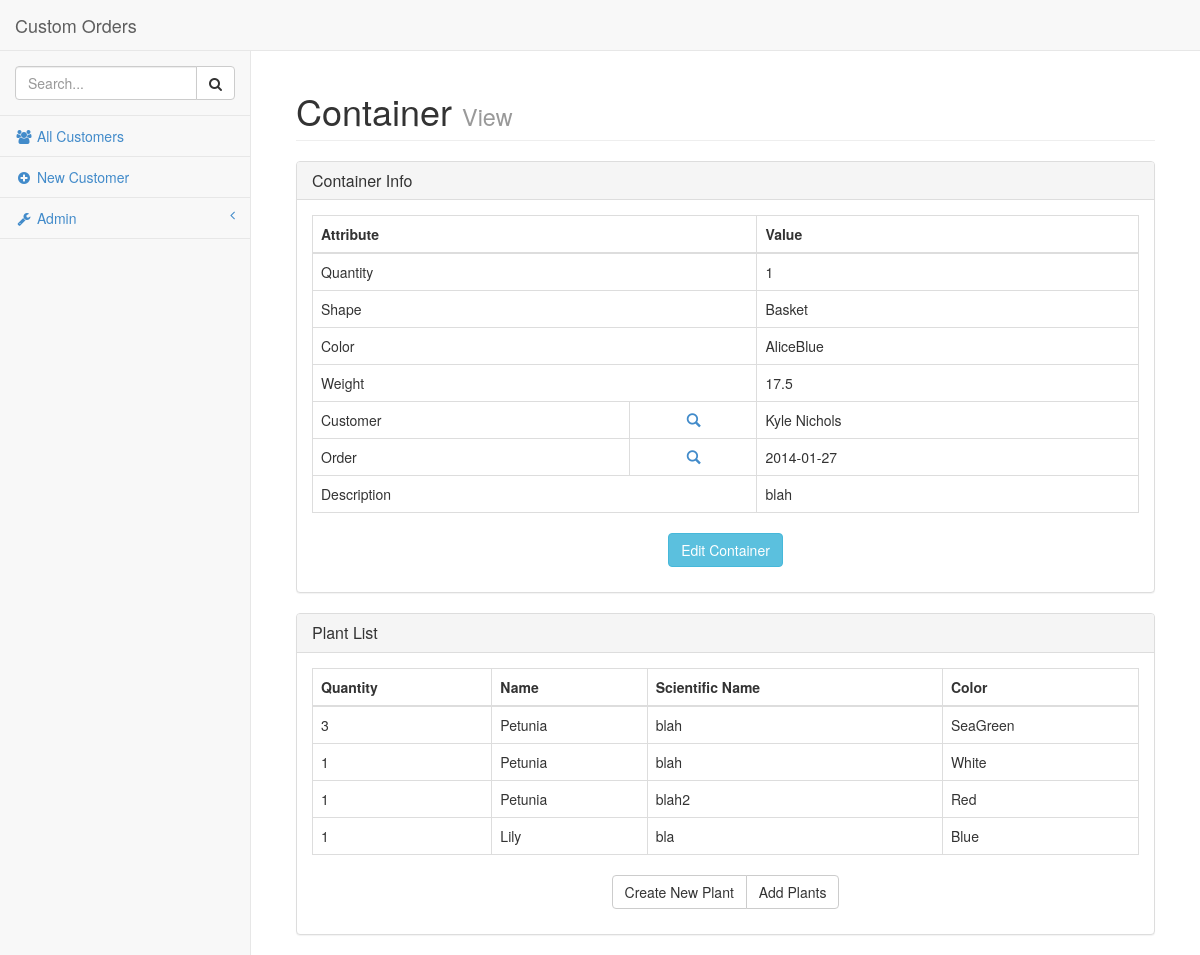
The app's page /viewcontainer.php?ContainerID=3 with its own data.
### tables this page shows
CREATE TABLE IF NOT EXISTS `Container` (
  `ContainerID` mediumint(9) NOT NULL AUTO_INCREMENT,
  `Shape` varchar(20) NOT NULL,
  `Color` varchar(20) NOT NULL,
  `Weight` double(10,5) NOT NULL,
  `Desc` varchar(50) NOT NULL,
  `Price` double(10,5) NOT NULL,
  `OrderID` mediumint(9) NOT NULL,
  `Quantity` int(3) NOT NULL,
  PRIMARY KEY (`ContainerID`),
  KEY `OrderID` (`OrderID`)
);

CREATE TABLE IF NOT EXISTS `ContainerPlant` (
  `ContainerID` mediumint(9) NOT NULL,
  `PlantID` mediumint(9) NOT NULL,
  `Quantity` int(3) NOT NULL,
  PRIMARY KEY (`ContainerID`,`PlantID`),
  KEY `PlantID` (`PlantID`)
);

### inc/sql_queries.php (called while the page is built, shortened)
<?php
require_once("global.php");
function openconnection() {
	global $db_host;
	global $db_user;
	global $db_pass;
	global $db_data;
    $connection = new mysqli($db_host, $db_user, $db_pass, $db_data);
    return $connection;
}
function select_plants_from_container($container_id)
{
	if ($con = openconnection())
	{
		if ($query = $con->prepare("SELECT * FROM Container, ContainerPlant, Plant
			WHERE Container.ContainerID = ContainerPlant.ContainerID AND Plant.PlantID = ContainerPlant.PlantID
				AND Container.ContainerID = ?"))
		{
			$query->bind_param("i", $container_id);
			$query->execute();
		}
		$response = $query->get_result();
		while($row = $response->fetch_assoc())
			$result[] = $row;
		if(isset($result))
			return $result;
		else
			return NULL;
	}
}
function get_container($container_id)
{
	if ($con = openconnection())
	{
		if ($query = $con->prepare("SELECT * FROM Container, Customer, `Order`
			WHERE Customer.CustomerID = `Order`.CustomerID
				AND `Order`.OrderID = Container.OrderID
				AND ContainerID = ?"))
		{
			$query->bind_param("i", $container_id);
			$query->execute();
		}
		$response = $query->get_result();
		while($row = $response->fetch_assoc())
			$result[] = $row;
		if(isset($result))
			return $result[0];
		else
			return NULL;
	}
}
?>

### viewcontainer.php (the view, shortened to what this page needs)
<?php
	include("inc/sql_queries.php");
	include("templates/header.php");
    function echo_data($data, $item) {
        if(isset($data[$item])) {
            echo $data[$item];
        }
    }
    if(isset($_REQUEST['ContainerID']) && !empty($_REQUEST['ContainerID'])) {
        $ContainerID = $_REQUEST['ContainerID'];
    }
    else {
        $ContainerID = NULL;
    }
    if($ContainerID):
?>
<?php
    $container = get_container($ContainerID);
?>
<div>
	<div class="panel panel-default">
		<div class="panel-heading">
			<h3 class="panel-title">Container Info</h3>
		</div>
        <div class="panel-body">
            <table class="table table-bordered table-hover">
                <thead>
                    <tr>
                        <th colspan="2">Attribute</th>
                        <th>Value</th>
                    </tr>
                </thead>
                <tbody>
				    <tr>
                        <td colspan="2">Quantity</td>
                        <td><?php echo_data($container, 'Quantity'); ?></td>
                    </tr>
                    <tr>
                        <td colspan="2">Shape</td>
                        <td><?php echo_data($container, 'Shape'); ?></td>
                    </tr>
                    <tr>
                        <td colspan="2">Color</td>
                        <td><?php echo_data($container, 'Color'); ?></td>
                    </tr>
                    <tr>
                        <td colspan="2">Weight</td>
                        <td><?php echo_data($container, 'Weight'); ?></td>
                    </tr>
					<tr>
						<td>Customer</td>
						<td class="text-center"><a href="<?php echo "viewcustomer.php?CustomerID=".$container["CustomerID"]; ?>"><span class="glyphicon glyphicon-search"></span></a></td>
						<td><?php echo_data($container, 'Name'); ?></td>
					</tr>
					<tr>
						<td>Order</td>
						<td class="text-center"><a href="<?php echo "vieworder.php?OrderID=".$container["OrderID"]; ?>"><span class="glyphicon glyphicon-search"></span></a></td>
						<td><?php echo_data($container, 'DateOrdered'); ?></td>
					</tr>
                    <tr>
                        <td colspan="2">Description</td>
                        <td><?php echo_data($container, 'Desc'); ?></td>
                    </tr>
            </table>
            <p class="text-center"><a class="btn btn-info" href="editcontainer.php?ContainerID=<?php echo $ContainerID; ?>">Edit Container</a></p>
		</div>
    </div>
<?php
    $data = select_plants_from_container($ContainerID);
?>
	<div class="panel panel-default">
		<div class="panel-heading">
			<h3 class="panel-title">Plant List</h3>
		</div>
        <div class="panel-body">
<?php
    if(count($data)):
?>
        <table class="table table-bordered table-hover">
            <thead>
                <tr>
                    <th>Quantity</th>
                    <th>Name</th>
                    <th>Scientific Name</th>
                    <th>Color</th>
                </tr>
            </thead>
            <tbody>
<?php
        foreach($data as $row):
?>
                <tr>
                    <td><?php echo_data($row, 'Quantity'); ?></td>
                    <td><?php echo_data($row, 'CommonName'); ?></td>
                    <td><?php echo_data($row, 'ScientificName'); ?></td>
                    <td><?php echo_data($row, 'Color'); ?></td>
                </tr>
<?php
        endforeach;
?>
        </table>
<?php
    else:
?>
        <p>Sorry There is No Data Yet</p>
<?php
    endif;
?>
		<p class="text-center"><span class="btn-group"><a class="btn btn-default" href="editplant.php?ContainerID=<?php echo $ContainerID; ?>">Create New Plant</a><a class="btn btn-default" href="editcontainer_addexistingplants.php?ContainerID=<?php echo $ContainerID; ?>">Add Plants</a></span></p>
		</div>
	</div>
</div>
<?php
    endif;
?>
<?php
	include("templates/footer.php");
?>

### css/sb-admin-2.css (style rules this page uses)
body { background-color: #f8f8f8; }

### records on screen
container: Quantity "1 Basket AliceBlue 17.5 Kyle Nichols 2014-01-27 blah"
containerplant: Quantity "3 Petunia blah SeaGreen"
containerplant: Quantity "1 Petunia blah White"
containerplant: Quantity "1 Petunia blah2 Red"
containerplant: Quantity "1 Lily bla Blue"

### other values on screen
$website_name "Custom Orders"
$page_title "Container"
$page_subtitle "View"
